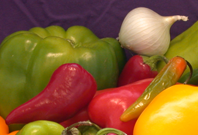
%> input picture ch05/onion.png, 198 x 135 px
$ octave ch05_kmeansegmentation.m   (GNU Octave 9; MATLAB toolbox functions it lacks are replaced by stand-ins)
%> lines starting %> are read from the running program, lines starting %| are printed output that depends on the picture
%
% Kmean based segmenation
% (c) 2018  seoultech
%
Irgb = imread('onion.png');
%> Irgb is the input picture: size 135x198x3 uint8; mean R, G, B 137.3, 92.8, 45.3

subplot(1, 3, 1), imshow(Irgb), title('original');

K = 5;
% K-mean
X = reshape(Irgb, size(Irgb,1)*size(Irgb, 2), 3); % 2D to 1D for kmean func
X = double(X);
[idx1d,C] = kmeans(X,K);
%> C = [240.5 194.7 79.8; 160.5 135 38.47; 101.7 102.1 20.42; 68.97 37.98 50.92; 168.3 39.01 42.05]

% remapping
idx2d = reshape(idx1d, size(Irgb,1), size(Irgb, 2)); % 1D idx to 2D
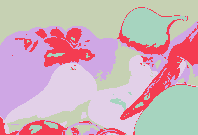
%> idx2d: size 135x198 double; 5 distinct labels, from 1 to 5; one colour per label, 0 black

%for clazz = 1:K
    % @TODO vectorization
    % Irgb(idx2d == clazz) = C(clazz, :);
    for y = 1: size(Irgb,1)
        for x = 1: size(Irgb,2)
            clazz = idx2d(y,x);
            Irgb(y,x, :) = C(clazz, :);
        end
    end
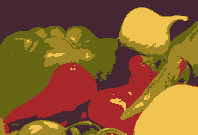
%> Irgb: size 135x198x3 uint8; mean R, G, B 137.5, 92.8, 45.1
%end

subplot(1, 3, 2), imshow(Irgb), title('K-mean with only colors');

% TODO : with spatial location consideration
%
